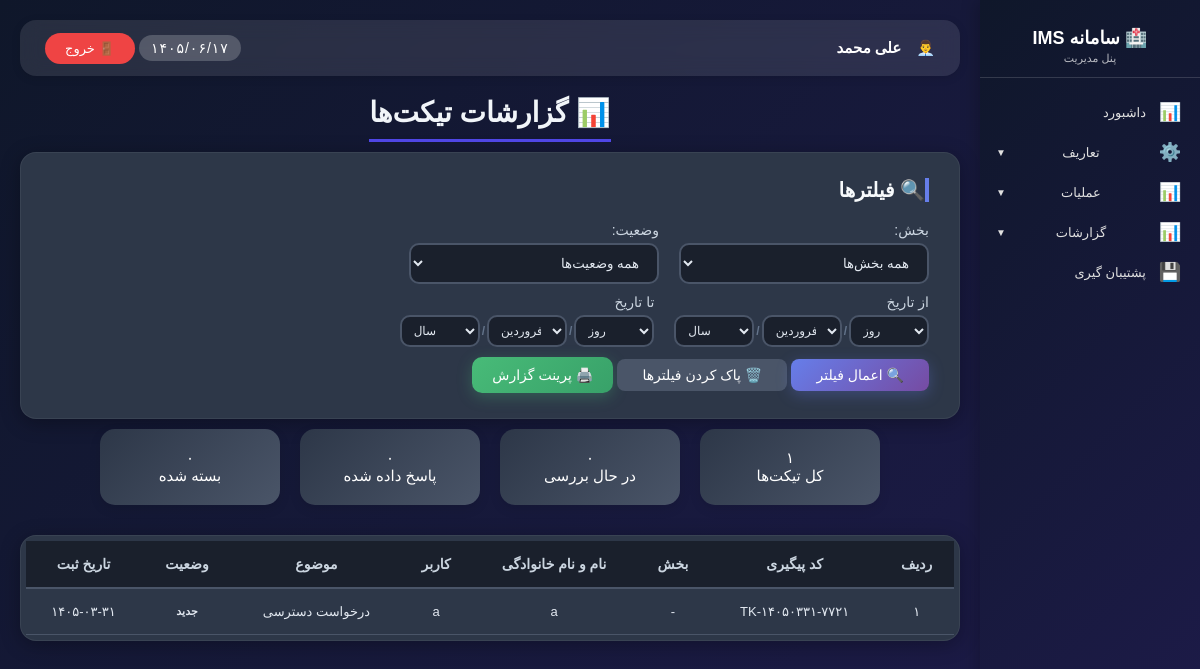
/admin_reports.php (signed in), run on an earlier commit of the app's database.
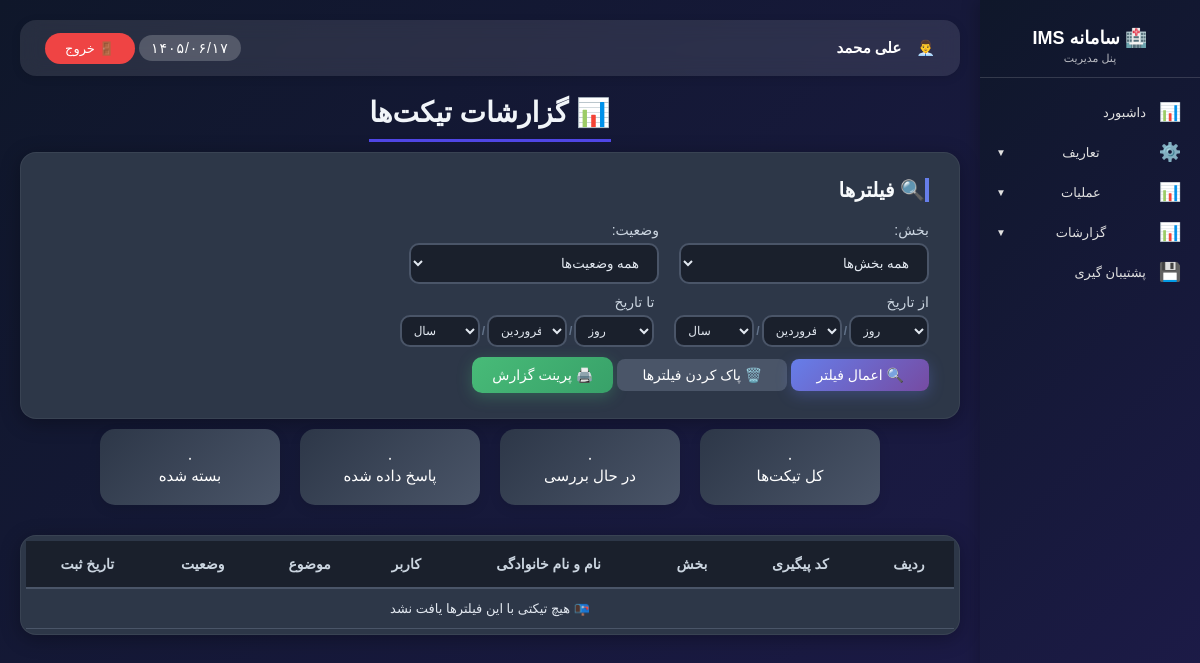
And on a later commit of the database.
### tables this page shows
CREATE TABLE `tickets` (
  `id` int(11) NOT NULL AUTO_INCREMENT,
  `tracking_code` varchar(20) NOT NULL,
  `user_id` int(11) DEFAULT NULL,
  `fullname` varchar(100) NOT NULL,
  `subject` varchar(100) NOT NULL,
  `department_id` int(11) DEFAULT NULL,
  `message` text NOT NULL,
  `status` enum('جدید','در حال بررسی','پاسخ داده شده','بسته شده') DEFAULT 'جدید',
  `created_at` varchar(50) DEFAULT NULL,
  PRIMARY KEY (`id`),
  UNIQUE KEY `tracking_code` (`tracking_code`),
  KEY `user_id` (`user_id`),
  KEY `department_id` (`department_id`)
);

CREATE TABLE `users` (
  `id` int(11) NOT NULL AUTO_INCREMENT,
  `username` varchar(50) NOT NULL,
  `password` varchar(255) NOT NULL,
  `fullname` varchar(100) NOT NULL,
  `role` enum('admin','user') DEFAULT 'user',
  `created_at` varchar(50) DEFAULT NULL,
  PRIMARY KEY (`id`),
  UNIQUE KEY `username` (`username`)
);

### assets/jdf.php (called while the page is built, shortened)
<?php
function fa_number($number) {
    $persian = ['۰', '۱', '۲', '۳', '۴', '۵', '۶', '۷', '۸', '۹'];
    $english = ['0', '1', '2', '3', '4', '5', '6', '7', '8', '9'];
    return str_replace($english, $persian, $number);
}
?>

### admin_reports.php (the view, shortened to what the changed rows need)
<?php
$db = getDB();
$whereConditions = [];
$params = [];
$whereSql = !empty($whereConditions) ? "WHERE " . implode(" AND ", $whereConditions) : "";
$sql = "
    SELECT t.*, d.name as department_name, u.username, u.fullname as fullname
    FROM tickets t
    LEFT JOIN departments d ON t.department_id = d.id
    LEFT JOIN users u ON t.user_id = u.id
    $whereSql
    ORDER BY t.created_at DESC
";
$stmt = $db->prepare($sql);
$stmt->execute($params);
$tickets = $stmt->fetchAll();
$total = count($tickets);
?>
<!DOCTYPE html>
<html lang="fa" dir="rtl">
<head>
</head>
<body>
<div class="admin-wrapper">
    <?php include 'sidebar.php'; ?>
    <div class="main-content">
        <div class="main-title">
            <h1>📊 گزارشات تیکت‌ها</h1>
        </div>
        <div class="filter-card">
            <h2>🔍 فیلترها</h2>
        </div>
        <div class="stats">
            <div class="stat-box">
                <div class="stat-num"><?php echo fa_number($total); ?></div>
                <div class="stat-title">کل تیکت‌ها</div>
            </div>
        </div>
        <div class="reports-table data-table">
            <table>
                <thead>
                <tr>
                    <th>ردیف</th>
                    <th>کد پیگیری</th>
                    <th>بخش</th>
                    <th>نام و نام خانوادگی</th>
                    <th>کاربر</th>
                    <th>موضوع</th>
                    <th>وضعیت</th>
                    <th>تاریخ ثبت</th>
                </tr>
                </thead>
                <tbody>
                <?php if (empty($tickets)): ?>
                    <tr>
                        <td colspan="8" class="text-center">📭 هیچ تیکتی با این فیلترها یافت نشد</td>
                    </tr>
                <?php else: ?>
                    <?php $i = 1; ?>
                    <?php foreach ($tickets as $t): ?>
                        <?php
                        $statusClass = '';
                        ?>
                        <tr>
                            <td><?php echo fa_number($i++); ?></td>
                            <td><?php echo fa_number($t['tracking_code']); ?></td>
                            <td><?php echo htmlspecialchars($t['department_name'] ?? '-'); ?></td>
                            <td><?php echo htmlspecialchars($t['fullname']); ?></td>
                            <td><?php echo htmlspecialchars($t['username'] ?? '-'); ?></td>
                            <td><?php echo htmlspecialchars($t['subject']); ?></td>
                            <td><span class="status-badge <?php echo $statusClass; ?>"><?php echo $t['status']; ?></span></td>
                            <td><?php echo fa_number($t['created_at']); ?></td>
                        </tr>
                    <?php endforeach; ?>
                <?php endif; ?>
                </tbody>
            </table>
        </div>
    </div>
</div>
</body>
</html>

What changed in the data, as far as the page shows it:
removed tickets: i "۱", tracking_code "TK-۱۴۰۵۰۳۳۱-۷۷۲۱", department_name "-", user.fullname "a", user.username "a", subject "درخواست دسترسی", status "جدید", created_at "۱۴۰۵-۰۳-۳۱"
Also different on the page:
fa_number($total): "۱" → "۰"
text now shown: "📭 هیچ تیکتی با این فیلترها یافت نشد"
